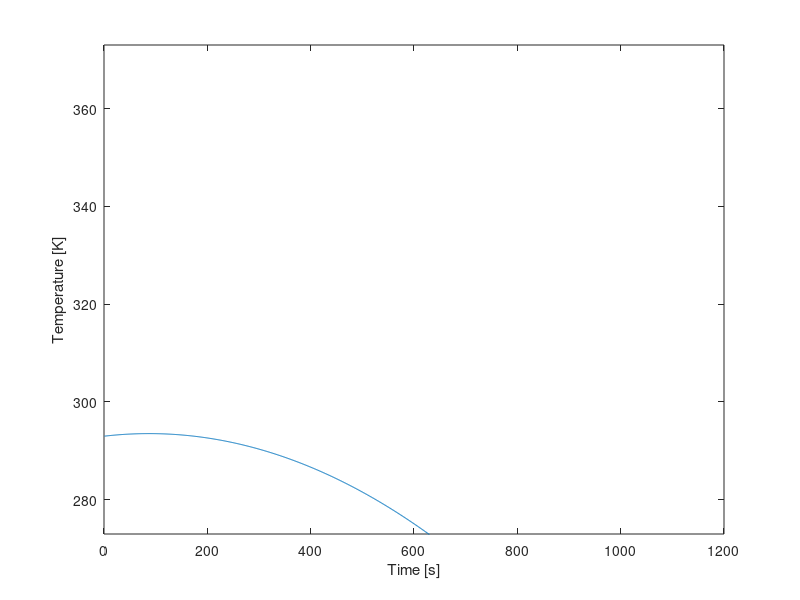

The MATLAB script that drew this image:
clear all, close all, clc
%% Setup
% This section contains the parameters of the setup (start of cycle)
i=1;                     %Value for plot
T_0 = 293;              %Starting temperature in [K], assumed for all fluids, gasses and materials
T_water = 293;              %Starting temperature water in [K]
T_al = 293;                 %Starting temperature aluminium in [K]
T_cu = 293;                 %Starting temperature copper in [K]
T_pvc = 293;                %Starting temperature PVC in [K]
T_pur = 293;                %Starting temperature polyurethane in [K]
T_air = 293;                %Starting temperature internal air in [K]
T_amb = 293;                %Starting temperature ambient (outside) air in [K]
t = 1;                      %Time at the start [s]
t_final=1200;               %Time at end cycle [s]
%% First order variables
%This section contains the properties and constants of the materials, but also fixed variables of the setup
%Copper tubing
r_inner_cu = 0.004;     %Inner radius copper tube [m]
r_outer_cu = 0.006;     %Outer radius copper tube [m]
roughness_cu = 0.0015;  %Pipe roughness [m]
length_cu = 6.85;       %Length copper tube [m]
epsilon_cu = 0.05;      %Emissivity copper [-]
rho_cu = 8960;          %Density copper [kg/m^3]
c_cu = 386;             %Specific heat copper [J/kg K]
k_cu = 400;             %Thermal conductivity copper [W/(m K)]
%PVC tubing
hsv_pvc_d = 0.0022;     %Thickness of the HSV PCV [m]
r_outer_pvc = 0.055;    %Outer radius PVC tube [m]
r_inner_pvc = r_outer_pvc - hsv_pvc_d ;   %Inner radius PVC tube [m]
r_outer_double_pvc = r_outer_pvc + hsv_pvc_d; %Outer Radius of double-layered PVC tube (near endcaps) [m]
length_pvc = 0.130;     %Length/Height PVC tube [m] (this was shown to be slightly longer during first building phase with no real means to cut it down to 0.125m)
length_cap_pvc = 0.034; %Length/Height of a PVC Endcap [m]
epsilon_pvc = 0.9;      %Emissivity PVC [-]
rho_pvc = 1330;         %Density PVC [kg/m^3]
k_pvc = 0.19;           %Thermal conductivity PVC [W/(m K)]
d_air_endcap = 0.01;    %Distance between Kingspan Therma and the PVC endcap. Used to determine therma resistance
%Polyurethane tubing
r_inner_pur = 0.004;    %Inner radius polyurethane tube [m]
r_outer_pur = 0.006;    %Outer radius polyurathane tube [m]
d_pur = 0.002;          %Wall Thickness polyurthane tube [m]
length_pur = 6;         %Length polyurethane tube [m]
epsilon_pur = 0.9;      %Emissivity polyurethane [-]
k_pur = 0.13;           %Thermal conducitivity polyurethane [W/(m K)]
%Aluminium plate
A_al = 1.085;           %Area aluminium plate [m^2]
epsilon_paint = 0.95;   %Emissivity black acrylic paint [-]
rho_al = 2700;          %Density aluminium [kg/m^3]
d_al = 0.002;           %thickness aluminium plate [m]
k_al = 237;             %Thermal conductivity aluminium [W/(m K)]
c_al = 900;             %Specific heat aluminium [J/kg K]
%Water
rho_water_20C = 998;    %Density water at 20C [kg/m^3]
c_water = 4148;         %Specific heat water [J/kg K]
%Air
rho_air = 1.29;         %Density air at 20C [kg/m^3]
c_air = 1006;           %Specific heat air [J/kg K]
k_air = 0.025;          %Thermal conductivity air [W/m K]
%General Setup Wood Properties
k_wood = 0.12;       %Thermal Conductivity of Pinewood [W/m k]                       
d_wood = 0.054;      %Wood border thcikness [m], simplification, in reality 2 mm air pocket within 
A_wood = 0.3107;     %Inner Surface Area wood layer [m], slight simplification
%Kingspan Insulation Properties
ks_k = 0.022;     % Thermal Conductivity Kingspan insulation layer[W/(m*k)]
ks_d = 0.04;      % thickness of Kingspan insulation layer [m]
ks_spacer_d = 0.01; % Thickness of a single Kingspan spacer layer [m]
%Other
sigma = 5.67*10^-8;     %Stefan Boltzmann constant [W/(m^2 K^4)]
flowrate = 3/60000;     %Flowrate pump [m^3/s]
E = 1000;               %Irradiance artificial sun [W/m^2]

%% Second order variables

%Copper tube
A_outer_cu = 2 * pi * r_outer_cu * length_cu;       %Outer surface area copper tube [m^2]
A_inner_cu = 2 * pi * r_inner_cu * length_cu;       %Inner surface area copper tube [m^2]
A_exposed_cu = A_outer_cu/2;

V_cu = pi * r_inner_cu^2 * length_cu;               %Inner volume copper tube [m^3]
M_cu = V_cu * rho_cu;

%Surface areas and volume PVC tube
A_outer_pvc = 2 * pi * r_outer_pvc * length_pvc;    %Outer area PVC tube [m^2]
A_inner_pvc = 2 * pi * r_inner_pvc * length_pvc;    %Inner area PVC tube [m^2]

V_pvc = pi * r_inner_pvc^2 * length_pvc;            %Inner volume PVC tube [m^3]

%Surface areas and volume Polyurethane Tubing
A_outer_pur = 2 * pi * r_outer_pur * length_pur;    %Outer area Polyurethane Tubing [m^2]
A_inner_pur = 2 * pi * r_inner_pur * length_pur;    %Inner area Polyurethane Tubing [m^2]

V_pur = pi * r_inner_pur^2 * length_pur;            %Inner volume Polyurethane Tubing [m^3]

%Aluminium plate
V_al = A_al*0.002;                                  %Volume aluminium plate [m^3]
M_al = rho_al*V_al;                                 %Mass aluminium plate [kg]

%The following values are lifted from the earlier matlab model and are used to calculate (average) surface area of the Kingspan Insulation.
hsv_al_width = 0.04017;                                                                % Width of Aluminum Tape reflector section, [m]
hsv_therma_width_in = (hsv_al_width + (2*(sind(18)*0.010)));                           %'width' of kingspan therma plate on the inside, [m]
hsv_therma_width_out = (hsv_al_width + (2*(sind(18)*0.010))) + 2*(tand(18)*ks_d);      %'width' of kingspan therma plate on the outside, [m]
hsv_therma_a_in = length_pvc * hsv_therma_width_in;                                    %Area of kingspan therma plate on inside, [m^2]
hsv_therma_a_out = length_pvc * (hsv_therma_width_out);                                %Area of kingspan therma plate on outside, [m^2]
hsv_therma_a_avg = (hsv_therma_a_out + hsv_therma_a_in)/2;                             %Surface area in middle of therma plate, [m^2]

%The Heat Storage Vessel is seperated into two parts: one for the parts with overlap of endcaps and one for the part without 
pvc_ec_inner_length = length_cap_pvc - hsv_pvc_d;                                                       %Inner length of PVC Endcap [m]
hsv_pvc_a_single = (length_cap_pvc - (pvc_ec_inner_length * 2)) * ((r_inner_pvc+r_outer_pvc)/2) * 2 * pi; %Average PVC Surface Area for Heat Storage Vessel section without overlap [m]
hsv_pvc_a_double = (pvc_ec_inner_length * 2) * ((pvc_ec_inner_length+r_outer_double_pvc)/2) * 2 * pi;         %Average PVC Surface Area for Heat Storage Vessel sections with overlap [m]
pvc_ec_a = (r_outer_pvc)^2 * pi;                                                                         %Surface area of a single endcap, [m^2]

% Air Insulation Values
% The following values, once again lifted from the earlier model, aim at extracting helpfull values for calculation of the resistive properties of air in between the HSV and its insulation.
% These values are simplified estimations.
hsv_air_avgdist1 = ((0.010+0.00795)/2)*((length_pvc - (pvc_ec_inner_length * 2))/length_pvc) + ((0.0078+0.00575)/2)*((pvc_ec_inner_length * 2)/length_pvc); %Average distance of the heat reflector to the outer wall of the PVC body [m], USES PRE CALCULATED VALUES.  Accounts for the double layer PVC near the endcap, [m]
hsv_air_avg_a1 = length_pvc * (hsv_al_width - (2*(sind(18)*0.005)));                                                                                                                %Surface area at the average point between pvc and reflector [m^2], (TODO implement avgdist 1)
hsv_air_avgdist2 = 0.00905;                                                                                                                                                             %Average distance between reflector and kingspan therma plate [m]
hsv_air_avg_a2 = length_pvc * (hsv_al_width + (2*(sind(18)*0.005)));                                                                                                                %Surface are at the average point between reflector and kingspan therma [m^2], (TODO implement avgdist 2)
    
%Aluminum Reflector Tape Properties
d_al_t = 0.0001;                            % Thickness of an aluminum reflector segment [m]
a_al_t = hsv_al_width * length_pvc;         % Area of a single heat reflector element. 10 are present in total [m^2]
    
% Convective heat transfer coefficients
h_air = 5.0;         %CVTH of still air [W/(m^2 K)], Range (4.0 to 5.9)
h_water = 100;      %CVTH of water [W/(m^2 K)], Range (100 to 15000), Unused
h_pvc = 5;        %CVTH PVC [W/(m^2 K)], Range (5 to 9)
h_al = 7;        %CVTH aluminium [W/(m^2 K)], Range (7 to 10)
h_kingspan = 10;   %CTVH of Kingspan-Therma insulation [W/(m^2 K)], Range (10 to 30) (Aluminum surface)
h_pur = 0.5;        %CVTH of Polyurethane [W/(m^2 K)], PLACEHOLDER            
%Radiative heat transfer coefficients
h_r_pvc = 0.1;       %RDTH of pvc [W/(m^2 K)], PLACEHOLDER
h_r_al = 0.08;       %RDTH of aluminium-foil [W/(m^2 K)], PLACEHOLDER (but value is uncertain within a certain range) 
h_r_Kingspan = 0.08;  %RDTH of Kingspan-Therma insulation [W/(m^2 K)], PLACEHOLDER
h_r_pur = 0.5;       %RDTH of Polyurethane [W/(m^2 K)], PLACEHOLDER
%Overall Heat Transfer Coefficients, (may change due to change in CVTH)
U_cu = 1700;         %OHTC water in copper [W/(m^2 K)] TODO check this, has large influence on final temp
U_pur = 120.76;      %OHTC water in polyurethane [W/(m^2 K)]
U_pvc = 4.21;       %OHTC water in PVC [W/(m^2 K)]
%Other
V_system = V_cu+V_pvc+V_pur;                  %Volume of system  

%     R_a_cd = (log(r_outer_pvc / r_inner_pvc))/(2*pi * length_pvc * k_pvc); %Conductive transfer through pvc
%     R_a_cv = 1/(h_pvc* (hsv_pvc_a_single+hsv_pvc_a_double)); %Convection into air from pvc
%     R_b_cd = hsv_air_avgdist1 / (k_air * (10*hsv_air_avg_a1));  %Conduction through first still air pocket. simplified, assuming no convection.
%     R_c_r = (10*a_al_t) * (h_r_al * h_al); %Radiation transfer into aluminum reflector CHECK THIS
%     R_d_cd = d_al_t / (k_al * (10 * a_al_t) * length_pvc); %placeholder. Conduction through aluminum reflector. remember to account for the 10 panels
%     R_d_cv = 1/((10*a_al_t) * h_al); %Convection from Aluminum plate into second air pocket
%     R_d_r = R_c_r;                                                          %Radiation into second air pocket
%     R_e_cd = hsv_air_avgdist2 / (k_air * (10*hsv_air_avg_a2));              %Conduction through second still air pocket
%     R_e_cv = (10*hsv_therma_a_in) * (h_Kingspan + h_r_Kingspan);            %Convection into kingspan
%     R_f_cd = ks_d * (ks_k * hsv_therma_a_avg * 10);                         %Conduction through kingspan
%     R_f_cv = (10*hsv_therma_a_out) * (h_r_Kingspan + h_Kingspan);           %Convection to outside
%Simplified without radiation
R_a = 1/((1/(h_pvc*(hsv_pvc_a_single+hsv_pvc_a_double))) + (log(r_outer_pvc/r_inner_pvc)/(2*pi*length_pvc*k_pvc))); %Convection from PVC into first air pocket, And conduction through PVC.
R_b = hsv_air_avgdist1 / (k_air * (10*hsv_air_avg_a1)); %Conduction through first air pocket
R_c = 1/((1/(h_al*(10*a_al_t))) + (d_al_t/k_al*(10*a_al_t))); %Convection from reflector to second air pocket, And conduction through reflector.
R_d = hsv_air_avgdist2 / (k_air * (10*hsv_air_avg_a2)); %Conduction through second air pocket
R_e = 1/((1/(h_kingspan*(10*hsv_therma_a_avg))) + (ks_d/(ks_k*(10*hsv_therma_a_avg)))); %Convection from Kingspan Therma to ambient, And conduction through Kingspan Therma.    
R_hsv_radial = R_a + R_b + R_c + R_d + R_e;
%Endcap (Assumed single endcap here. Second one will be accounted for in R_hsv_endcaps)
R_z = 1/((1/(k_pvc*pvc_ec_a)) + (hsv_pvc_d/(k_pvc*pvc_ec_a)));          %Convection from PVC into air gap, and conduction through pvc.
R_y = d_air_endcap/(k_air * pvc_ec_a);                                  %Conduction through air gap
R_x = 1/((1/(h_kingspan*pvc_ec_a)) + (ks_d/(ks_k*pvc_ec_a)));           %Convection from Kingspan Therma into outside atmosphere, and conduction through Kingspan Therma
R_hsv_endcaps = 1/((R_z + R_y + R_x) + (R_z + R_y + R_x));              %Total Equivalent Thermal resistance of both endcaps
R_hsv = 1/(1/R_hsv_radial + 1/R_hsv_endcaps);


%misc thermal resistance (taken out of loop)
R_al = d_al/(k_al * A_al);                    %Thermal resistance aluminium plate 
R_sol_air = 0.1;                                %Conductive thermal resistance air, PLACEHOLDER 
R_sol_wood = d_wood/(k_wood * A_wood) ;       %Conductive thermal resistance wood setup    
    
%Empty Arrays
T_air = repmat(T_0, 1,t_final);
T_cu = repmat(0, 1,t_final);
T_al = repmat(0, 1,t_final);
T_water = repmat(0, 1,t_final);
T_pvc = repmat(0, 1,t_final);
T_pur = repmat(0, 1,t_final);
T_0 = repmat(T_0, 1,t_final);


%% Plotting info
for i = 1:t_final
    %Water
    %rho_water = (999.83953 + 16.945176 * (1.00024*T_water) - 7.9870401*10^-3 * (1.00024*T_water)^3 - 46.17046*10^-6* (1.00024*T_water)^3 +105.56302*10^-9 * (1.00024*T_water)^4 - 280.54253*10^-12 * (1.00024*T_water)^5)/(1+16.897850*10^-3 * (1.00024*T_water));   %Density water
    M_water = V_system*rho_water_20C;       %Volume of water inside system
    
    %%Solar collector
    Q_rad_cu = E*length_cu*(r_outer_cu*2 * pi)*epsilon_paint;            %Heat addition radiation on copper tube [W]
    Q_rad_al = E*A_al*epsilon_paint;                                %Heat addition radiation on aluminium plate [W]
    Q_loss_conv_al(i) = h_air*A_al*(T_al(i)-T_air(i));                      %Heat loss convection aluminium plate [W]
    Q_loss_cond_al_cu = k_cu* A_exposed_cu*(T_al(i)-T_cu(i))/(r_outer_cu*2-r_inner_cu*2);  %dit klopt niet hlml maar weten A tussen plaat en buis niet %Heat loss conduction aluminium plate [W]
    Q_losscond(i)= Q_loss_cond_al_cu;
    Q_loss_cond_al(i) = (T_al(i)-T_air(i))/R_al ;                                                              %Heat loss convection aluminium plate (other direction)
    Q_loss_rad_cu(i) = sigma * epsilon_paint * A_outer_cu* (T_cu(i)^4 - T_air(i)^4);    %Heat loss radiation copper tube [W]
    Q_loss_rad_al(i) = sigma * epsilon_paint * A_al * (T_al(i)^4- T_air(i)^4);          %Heat loss radiation aluminium plate [W]
    %Temperature al and cu
    T_al(i)=T_al(i)+(Q_rad_al + 0.01*(-Q_loss_conv_al(i)-Q_loss_cond_al(i)-Q_loss_rad_al(i))) / (M_al*c_al);  %Temperature of the aluminium plate [K]
    T_cu(i)=T_cu(i)+(Q_rad_cu + 0.01*(-Q_loss_rad_cu(i)-Q_loss_cond_al_cu)) / (M_cu*c_cu);              %Temperature of the copper tube
    
    %Temperature water - Copper - add
    Q_conv_cu = U_cu * A_outer_cu * (sum(T_cu) - T_water(i));        %Convection copper-water
    T_water(i) = T_0(i)+(Q_conv_cu/(M_water*c_water));      %Final temperature water [K]
    
    %Heat Storage Vessel - loss
    Q_loss_hsv(i) = (T_water(i)-T_amb)/R_hsv ;           %Heat loss hsv
    T_water(i) = T_water(i)-(sum(Q_loss_hsv)/(M_water*c_water));      %Final temperature water [K]
    
    %Plotting steps code
    y(i) = T_water(i); %Inserts current temp into its respective place in y for plotting
    t = t + 1;          % 1 stands for 1 step for time
    x(i) = i;           % time is on x axis
    i = i + 1;          % 1 step added for plot
end
%% Actual plot
plot(x,y);
xlim([0, t_final]);
ylim([273, 373]);
xlabel('Time [s]');
ylabel('Temperature [K]');
